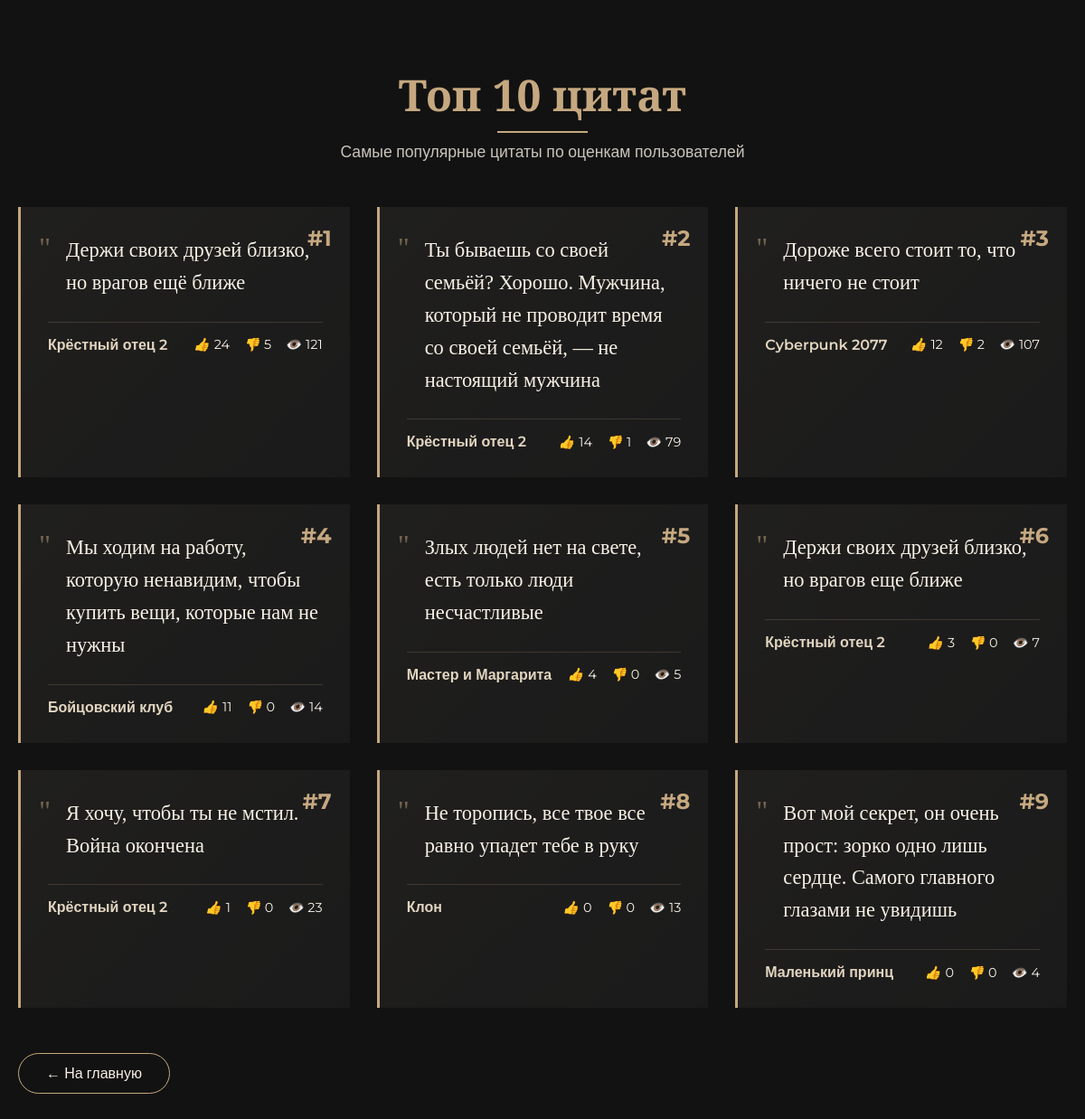
Page /top-quotes/ on the earlier database version.
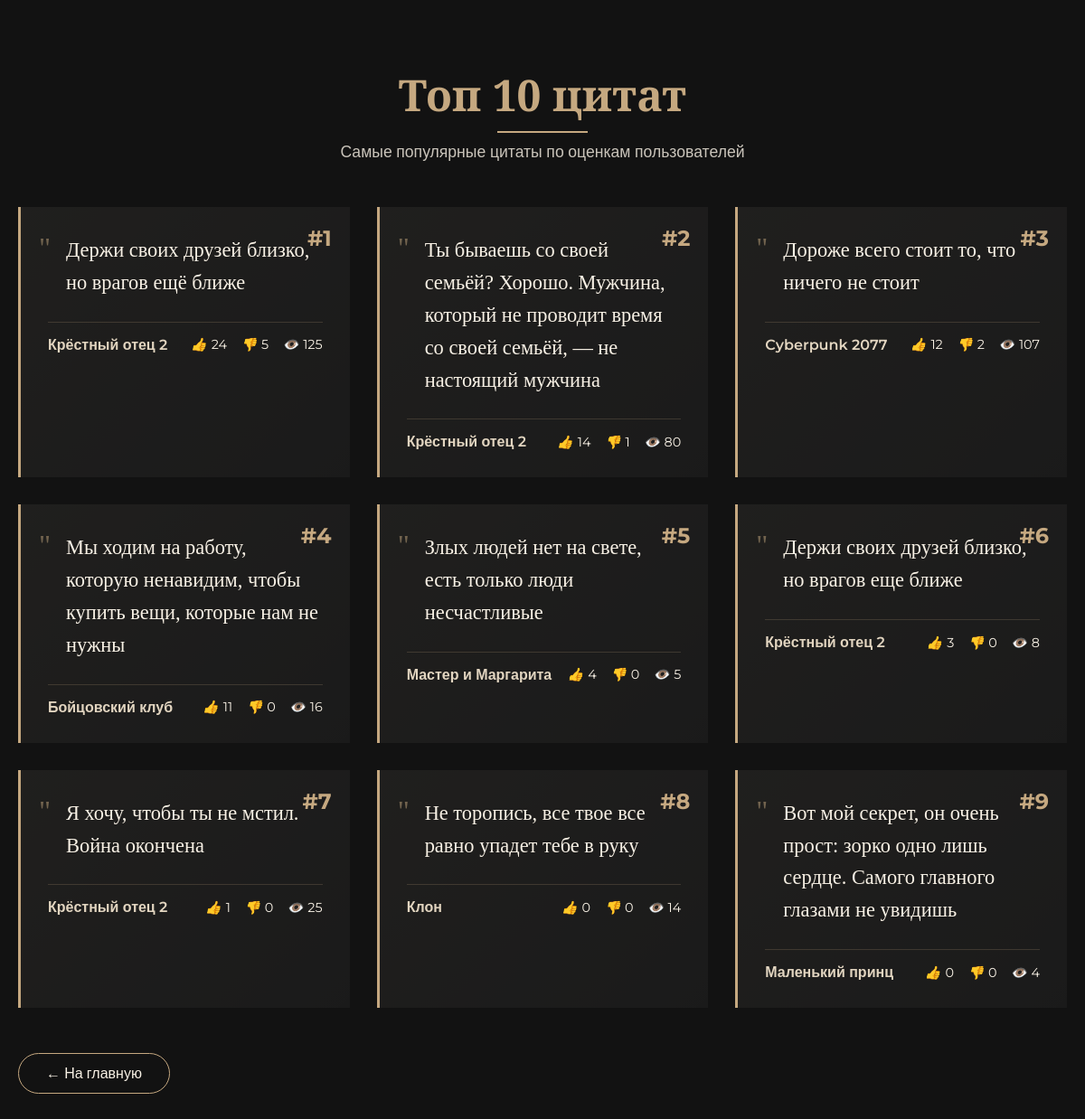
Same page on the later database version.
### quotes/models.py (models this page shows, shortened)
class Quote(models.Model):
    text = models.TextField(max_length=1000, unique=True)
    source = models.ForeignKey(
        Source,
        on_delete=models.CASCADE,
        related_name='quotes',
        null=False,
        verbose_name='Источник'
    )
    weight = models.PositiveSmallIntegerField(
        default=1,
        validators=[MinValueValidator(1), MaxValueValidator(10)],
        help_text="Вероятность показа (1-10)"
    )
    views = models.PositiveIntegerField(default=0, editable=False)
    likes = models.PositiveIntegerField(default=0, editable=False)
    dislikes = models.PositiveIntegerField(default=0, editable=False)
    created_at = models.DateTimeField(auto_now_add=True)
    updated_at = models.DateTimeField(auto_now=True)
    class Meta:
        ordering = ['-weight', '-created_at']
        verbose_name = 'Цитата'
        verbose_name_plural = 'Цитаты'

class Source(models.Model):
    TYPE_CHOICES = (
        ('Book', 'Книга'),
        ('Game', 'Игра'),
        ('Movie', 'Фильм'),
    )
    class Meta:
        verbose_name = 'Источник'
        verbose_name_plural = 'Источники'
    name = models.CharField(max_length=100, unique=True)
    type = models.CharField(max_length=20, choices=TYPE_CHOICES, default='Book')

### quotes/views.py (the view)
# urls.py: path('top-quotes/', views.top_quotes, name='top_quotes'),
def top_quotes(request):
    top_quotes = Quote.objects.order_by('-likes')[:10]  # Топ-10 по лайкам
    return render(request, 'quotes/top_quotes.html', {'top_quotes': top_quotes})

### quotes/templates/quotes/top_quotes.html (shortened to what this page needs)
<!DOCTYPE html>
<html lang="ru">
<head>
</head>
<body>
    <div class="container">
        <div class="header">
            <h1>Топ 10 цитат</h1>
            <p>Самые популярные цитаты по оценкам пользователей</p>
        </div>
        <div class="quote-list">
            {% for quote in top_quotes %}
            <div class="quote-card">
                <div class="quote-rank">#{{ forloop.counter }}</div>
                <div class="quote-text">{{ quote.text }}</div>
                <div class="quote-meta">
                    <div class="quote-author">{{ quote.source.name }}</div>
                    <div class="quote-stats">
                        <div class="stat-item">
                            <i>👍</i> {{ quote.likes }}
                        </div>
                        <div class="stat-item">
                            <i>👎</i> {{ quote.dislikes }}
                        </div>
                        <div class="stat-item">
                            <i>👁️</i> {{ quote.views }}
                        </div>
                    </div>
                </div>
            </div>
            {% endfor %}
        </div>
        <a href="/" class="back-btn">← На главную</a>
    </div>
</body>
</html>

Differences in the rows shown:
changed Quote "Держи своих друзей близко, но врагов ещё ближе": views "121" → "125"
changed Quote (number 2 of 9 on the later page): views "79" → "80"
changed Quote "Мы ходим на работу, которую ненавидим, чтобы купить вещи, которые нам не нужны": views "14" → "16"
changed Quote "Держи своих друзей близко, но врагов еще ближе": views "7" → "8"
changed Quote "Я хочу, чтобы ты не мстил. Война окончена": views "23" → "25"
changed Quote "Не торопись, все твое все равно упадет тебе в руку": views "13" → "14"
